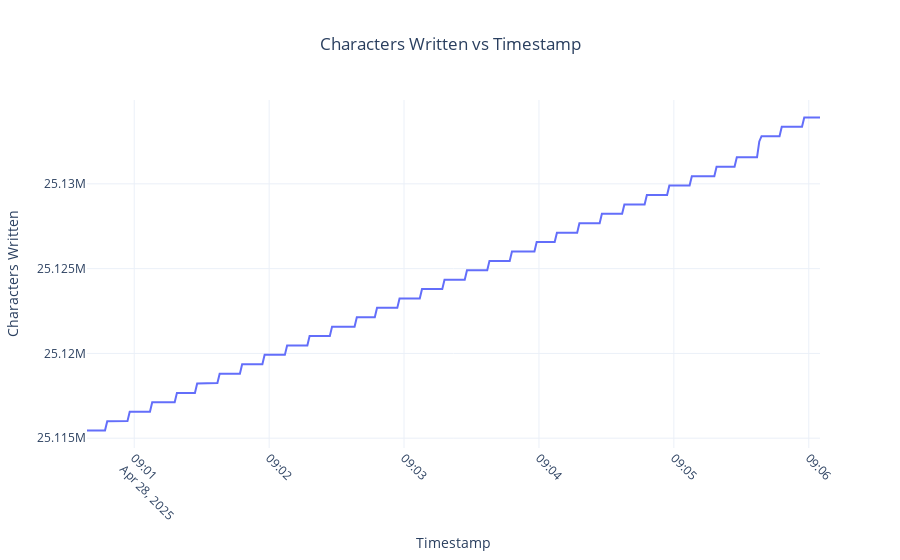

The code cell stored with this chart in its notebook:
### Markdown cell above
#### As time

### Code cell
# Import Plotly
import plotly.express as px

# Create a line plot for rchar vs timestamp
fig = px.line(
    df,
    x='timestamp',
    y='rchar',
    title='Characters Written vs Timestamp',
    labels={'timestamp': 'Timestamp', 'wchar': 'wchar'},
    template='plotly_white'
)

# Customize the layout
fig.update_layout(
    xaxis_title='Timestamp',
    yaxis_title='Characters Written',
    xaxis=dict(tickangle=45),
    title_x=0.5
)

# Show the plot
fig.show()

### Figure 1 — Plotly figure (JSON) as saved in the notebook; plotly's stock layout.template omitted (floating-point values rounded to 4 significant figures; data arrays with more than 128 entries replaced by an {"elided": "..."} marker saying what was removed)
{"data": [{"hovertemplate": "Timestamp=%{x}<br>rchar=%{y}<extra></extra>", "legendgroup": "", "line": {"color": "#636efa", "dash": "solid"}, "marker": {"symbol": "circle"}, "mode": "lines", "name": "", "orientation": "v", "showlegend": false, "type": "scatter", "x": {"elided": "323 str values"}, "xaxis": "x", "y": {"elided": "323 int values"}, "yaxis": "y"}], "layout": {"legend": {"tracegroupgap": 0}, "title": {"text": "Characters Written vs Timestamp", "x": 0.5}, "xaxis": {"anchor": "y", "domain": [0, 1], "tickangle": 45, "title": {"text": "Timestamp"}}, "yaxis": {"anchor": "x", "domain": [0, 1], "title": {"text": "Characters Written"}}}}
